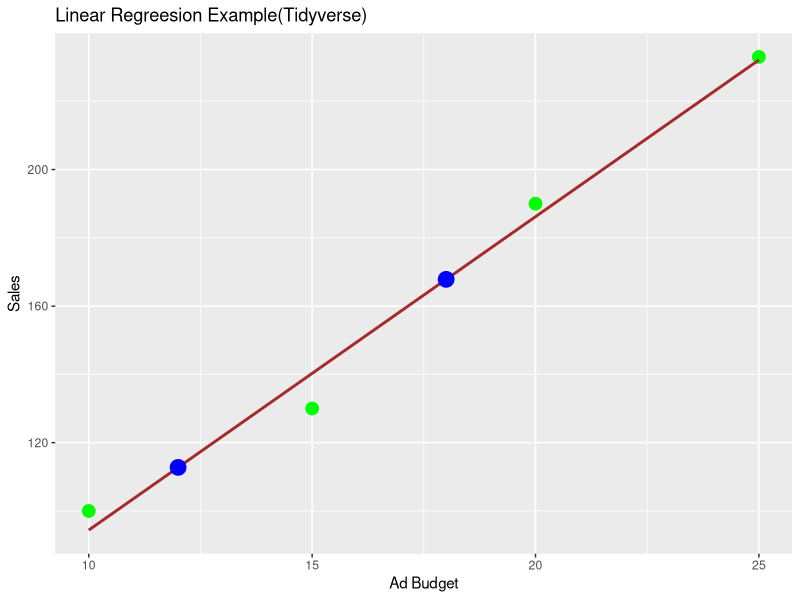

Source code (R):
library(broom)
library(modelr)
library(tidyverse)

#create data
data <- tibble (
  ads = c(10,15,20,25),
  sales = c(100,130,190,233)
)

#Fit Linear model

model <- lm(sales~ads, data = data)
#Tidy model summary
model %>% tidy()

model %>% glance()

# Predict and calculate the residuals
data_with_preds <- data %>% 
  add_predictions(model) %>% 
  mutate(residual = sales - pred)

#calculate MSE
mse <- data_with_preds %>% 
  summarise(mse = mean(residual^2))

print(mse)

#predict new values
new_data <- tibble(ads = c(12,18))

predictions <- predict(model, newdata = new_data)

pr_df <- bind_cols(new_data, predicted_sales = predictions)

#plot
data %>% 
  ggplot(aes(ads, sales))+
  geom_point(color = "green", size = 4)+
  geom_smooth(method = "lm", se = F, color = "brown")+
  geom_point(data = pr_df, aes(ads, predicted_sales), size= 5, color = "blue")+
  labs(
    title = "Linear Regreesion Example(Tidyverse)",
    x= "Ad Budget",
    y= "Sales"
    
  )


#Use "10_prfnsijdbfnoskm.csv"
#create a model for Recover and property stolen for both value and cases
#Assignment ; Do the same for different case groups
